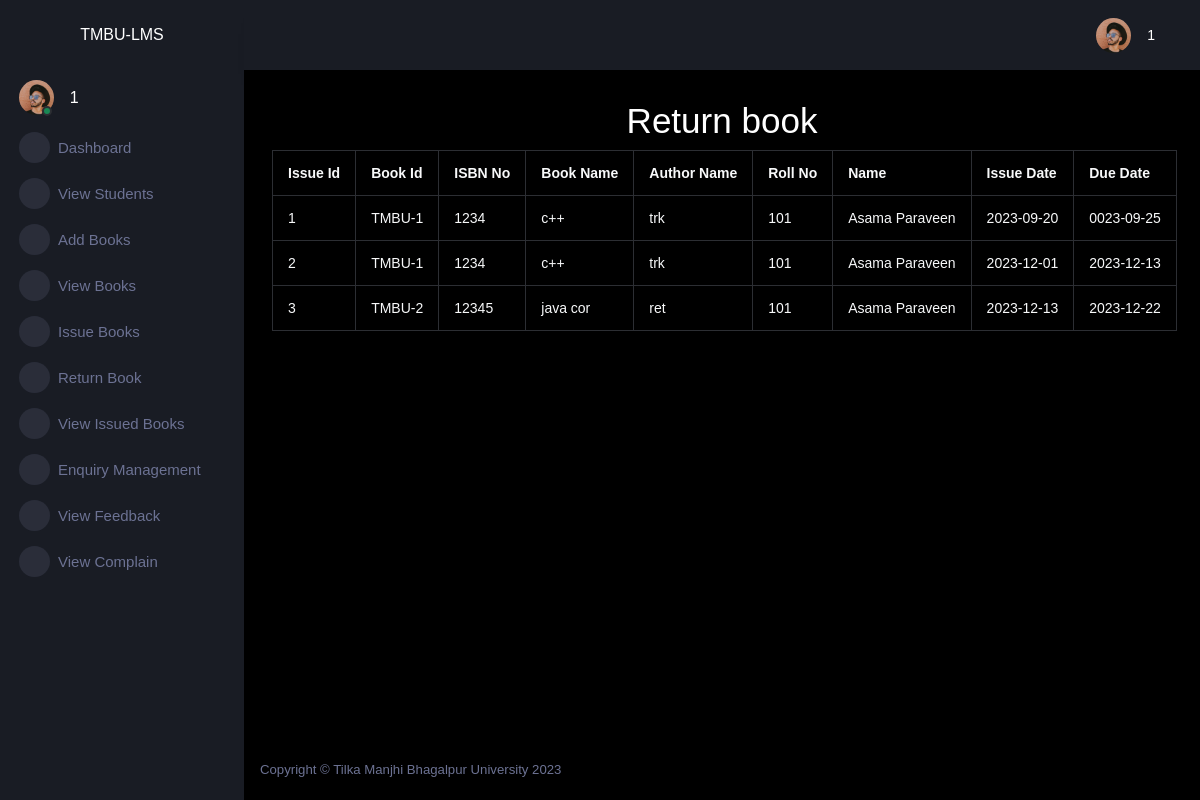
The app's page /adminapp/returnbook/ (signed in) with its own data.
### adminapp/models.py (models this page shows)
class IssueBook(models.Model):
    bookid=models.CharField(max_length=15)
    isbnno=models.CharField(max_length=15)
    program=models.CharField(max_length=100)
    branch=models.CharField(max_length=100)
    subject=models.CharField(max_length=100)
    bookname=models.CharField(max_length=100)
    authorname=models.CharField(max_length=100)
    rollno=models.IntegerField()
    name=models.CharField(max_length=50)
    year=models.CharField(max_length=50)
    issuedate=models.CharField(max_length=30)
    duedate=models.CharField(max_length=30)
    status=models.CharField(max_length=20)

### adminapp/views.py (the view)
# urls.py: path('returnbook/',views.returnbook,name='returnbook'),
@cache_control(no_cache=True,must_revalidate=True,no_store=True)
def returnbook(request):
    try:
        if request.session['adminid']!=None:
            adminid=request.session['adminid']
            book=IssueBook.objects.filter(status='return')
            return render(request,"returnbook.html",locals())
    except KeyError:
        return redirect('lmsapp:login')

### adminapp/templates/returnbook.html
{% extends "adminparent.html" %}
{% block body %}
    <div class="row">
        <h1 style="text-align:center;">Return book</h1>
        <div class="col-sm-12" style="overflow-x:scroll;">
            <table class="table table-bordered text-light">
                <tr>
                    <th>Issue Id</th>
                    <th>Book Id</th>
                    <th>ISBN No</th>
                    <th>Book Name</th>
                    <th>Author Name</th>
                    <th>Roll No</th>
                    <th>Name</th>
                    <th>Issue Date</th>
                    <th>Due Date</th>
                </tr>
                {% for b in book %}
                 <tr>
                    <td>{{b.id}}</td>
                    <td>{{b.bookid}}</td>
                    <td>{{b.isbnno}}</td>
                    <td>{{b.bookname}}</td>
                    <td>{{b.authorname}}</td>
                    <td>{{b.rollno}}</td>
                    <td>{{b.name}}</td>
                    <td>{{b.issuedate}}</td>
                    <td>{{b.duedate}}</td>
                 </tr>
                {% endfor %}
            </table>
        </div>
    </div>
{% endblock body %}

### records on screen
IssueBook: id "1", bookid "TMBU-1", isbnno "1234", bookname "c++", authorname "trk", rollno "101", name "Asama Paraveen", issuedate "2023-09-20", duedate "0023-09-25"
IssueBook: id "2", bookid "TMBU-1", isbnno "1234", bookname "c++", authorname "trk", rollno "101", name "Asama Paraveen", issuedate "2023-12-01", duedate "2023-12-13"
IssueBook: id "3", bookid "TMBU-2", isbnno "12345", bookname "java cor", authorname "ret", rollno "101", name "Asama Paraveen", issuedate "2023-12-13", duedate "2023-12-22"

### other values on screen
{{ adminid }} "1"
